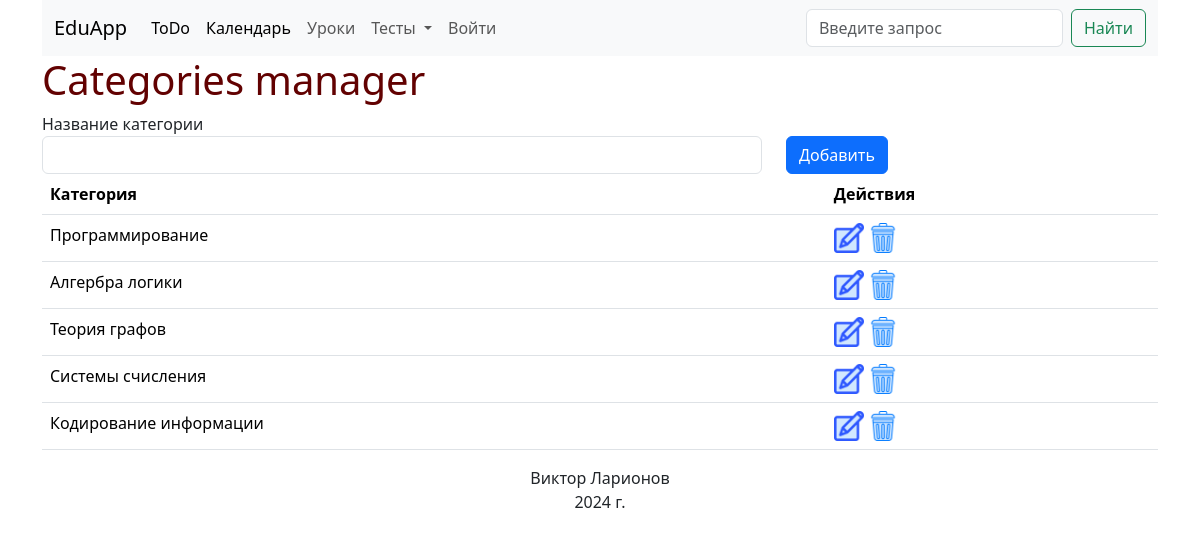
Page /category on the earlier database version.
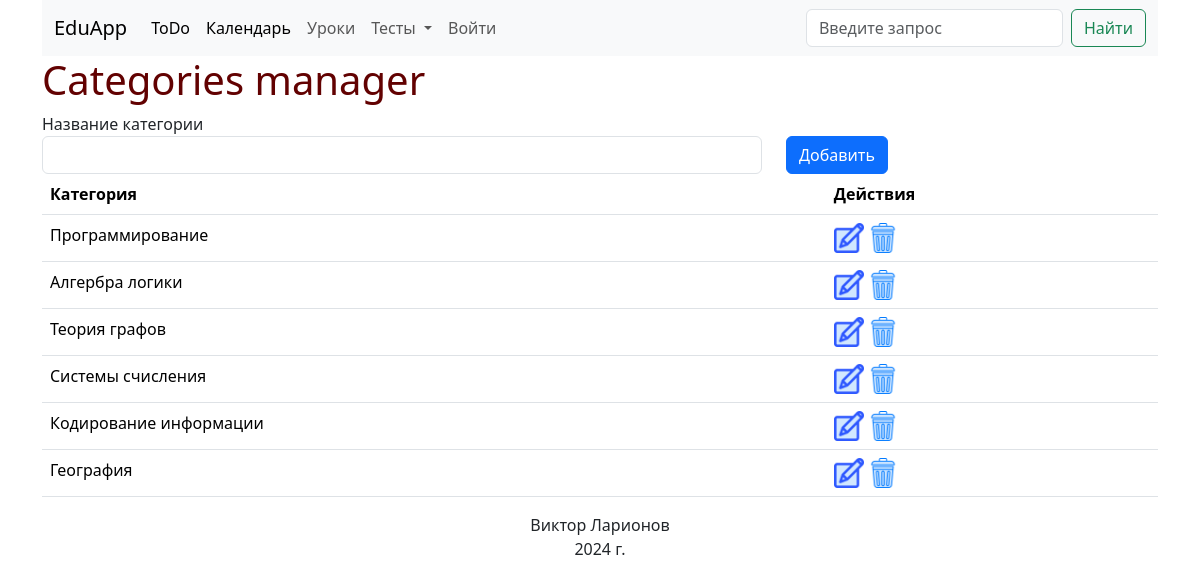
Same page on the later database version.
### larik_school/models.py (models this page shows, shortened)
class Category(db.Model):
    id = db.Column(db.Integer, primary_key=True)
    title =db.Column(db.String, nullable=False)
    problems = db.relationship('Problem', backref = 'category')

### larik_school/routes.py (the view, shortened to what this page needs)
@app.route('/category', methods=['GET', 'POST'])
def category():
    categories = Category.query.all()
    form = CategoryForm()
    return render_template('category.html', form=form, categories=categories)

### larik_school/forms.py
class CategoryForm(FlaskForm):
    title = StringField('Название категории', validators=[DataRequired(), Length(min=3, max=30)])
    submit = SubmitField('Добавить')

### larik_school/templates/category.html (shortened to what this page needs)
{% extends 'base.html' %}
{% block content %}
<h1>Categories manager</h1>
<form method="POST">
    <div class="row">
        {{form.title.label(class='form-control-label')}}
        <div class="row">
            <div class="col-md-8">
                {{form.title(class='form-control')}}
            </div>
            <div class="col-md-4">
                {{form.submit(class='btn btn-primary')}}
            </div>
        </div>
    </div>
</form>
{% if categories %}
<table class="table">
    <tr>
        <th>Категория</th>
        <th>Действия</th>
    </tr>
    {% for category in categories %}
    <tr>
        <td>{{category.title}}</td>
        <td><a href="/category/{{category.id}}/edit"><img class="icon" src="{{url_for('static', filename='imgs/edit.png')}}" alt=""></a> <a href="/category/{{category.id}}/delete"><img class="icon" src="{{url_for('static', filename='imgs/delete.png')}}" alt=""></a></td>
    </tr>
    {% endfor %}
</table>
{% else %}
<h2>Нет созданных категорий</h2>
{% endif %}
{% endblock %}

Differences in the rows shown:
added Category: title "География"
